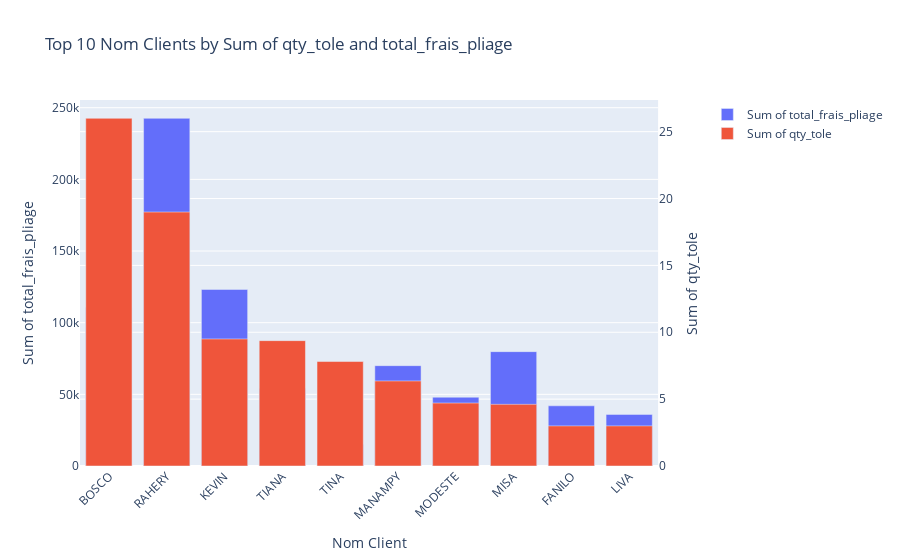

The notebook cell this image was saved under:
### Code cell
grouped_data = df1.groupby('nom_client')

# Step 2: Calculate the sum of 'qty_tole' and 'total_frais_pliage' for each 'nom_client'
sum_qty_tole = grouped_data['qty_tole'].sum()
sum_total_frais_pliage = grouped_data['total_frais_pliage'].sum()

# Step 3: Combine the sums into a new DataFrame
sum_df = pd.DataFrame({
    'sum_qty_tole': sum_qty_tole,
    'sum_total_frais_pliage': sum_total_frais_pliage
}).reset_index()

# Step 4: Sort the data based on the calculated sums in descending order
sum_df = sum_df.sort_values(by=['sum_qty_tole', 'sum_total_frais_pliage'], ascending=False)

# Step 5: Extract the top 10 'nom_client' based on the sums
top_10_clients = sum_df.head(10)

# Step 6: Plot the results using Plotly Express
fig = make_subplots(specs=[[{"secondary_y": True}]])
fig.add_trace(go.Bar(x=top_10_clients['nom_client'], y=top_10_clients['sum_total_frais_pliage'],
                     name='Sum of total_frais_pliage'), secondary_y=False)
fig.add_trace(go.Bar(x=top_10_clients['nom_client'], y=top_10_clients['sum_qty_tole'],
                     name='Sum of qty_tole'), secondary_y=True)

fig.update_layout(title='Top 10 Nom Clients by Sum of qty_tole and total_frais_pliage',
                  xaxis_tickangle=-45, xaxis_title='Nom Client', barmode='group')

fig.update_yaxes(title_text='Sum of total_frais_pliage', secondary_y=False)
fig.update_yaxes(title_text='Sum of qty_tole', secondary_y=True)

fig.show()

### Figure 1 — Plotly figure (JSON) as saved in the notebook; plotly's stock layout.template omitted (floating-point values rounded to 4 significant figures)
{"data": [{"name": "Sum of total_frais_pliage", "type": "bar", "x": ["BOSCO", "RAHERY", "KEVIN", "TIANA", "TINA", "MANAMPY", "MODESTE", "MISA", "FANILO", "LIVA"], "xaxis": "x", "y": [110600, 242600, 123200, 54000, 15000, 70000, 48000, 79800, 42000, 36000], "yaxis": "y"}, {"name": "Sum of qty_tole", "type": "bar", "x": ["BOSCO", "RAHERY", "KEVIN", "TIANA", "TINA", "MANAMPY", "MODESTE", "MISA", "FANILO", "LIVA"], "xaxis": "x", "y": [26, 18.99, 9.5, 9.375, 7.812, 6.36, 4.707, 4.609, 3, 3], "yaxis": "y2"}], "layout": {"barmode": "group", "title": {"text": "Top 10 Nom Clients by Sum of qty_tole and total_frais_pliage"}, "xaxis": {"anchor": "y", "domain": [0, 0.94], "tickangle": -45, "title": {"text": "Nom Client"}}, "yaxis": {"anchor": "x", "domain": [0, 1], "title": {"text": "Sum of total_frais_pliage"}}, "yaxis2": {"anchor": "x", "overlaying": "y", "side": "right", "title": {"text": "Sum of qty_tole"}}}}
